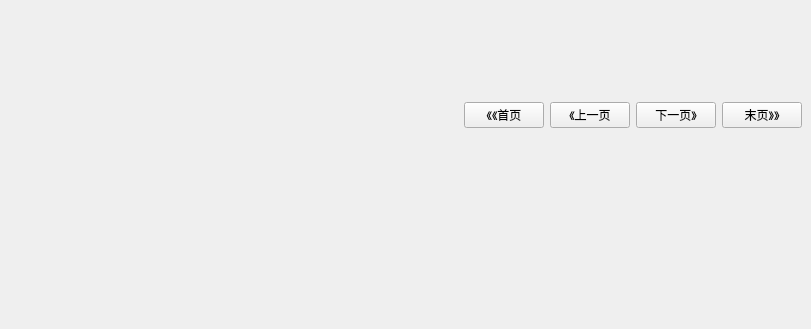
   <widget class="QWidget" name="n3">
    <widget class="QWidget" name="page3" native="true">
     <property name="geometry">
      <rect>
       <x>380</x>
       <y>90</y>
       <width>422</width>
       <height>50</height>
      </rect>
     </property>
     <layout class="QHBoxLayout" name="horizontalLayout_5">
      <item>
       <widget class="QLabel" name="tishi3">
        <property name="text">
         <string/>
        </property>
       </widget>
      </item>
      <item>
       <widget class="QPushButton" name="first3">
        <property name="text">
         <string>《《首页</string>
        </property>
       </widget>
      </item>
      <item>
       <widget class="QPushButton" name="pre3">
        <property name="text">
         <string>《上一页</string>
        </property>
       </widget>
      </item>
      <item>
       <widget class="QPushButton" name="next3">
        <property name="text">
         <string>下一页》</string>
        </property>
       </widget>
      </item>
      <item>
       <widget class="QPushButton" name="last3">
        <property name="text">
         <string>末页》》</string>
        </property>
       </widget>
      </item>
     </layout>
    </widget>
    <widget class="QWidget" name="notice3" native="true">
     <property name="geometry">
      <rect>
       <x>340</x>
       <y>240</y>
       <width>120</width>
       <height>80</height>
      </rect>
     </property>
    </widget>
   </widget>
